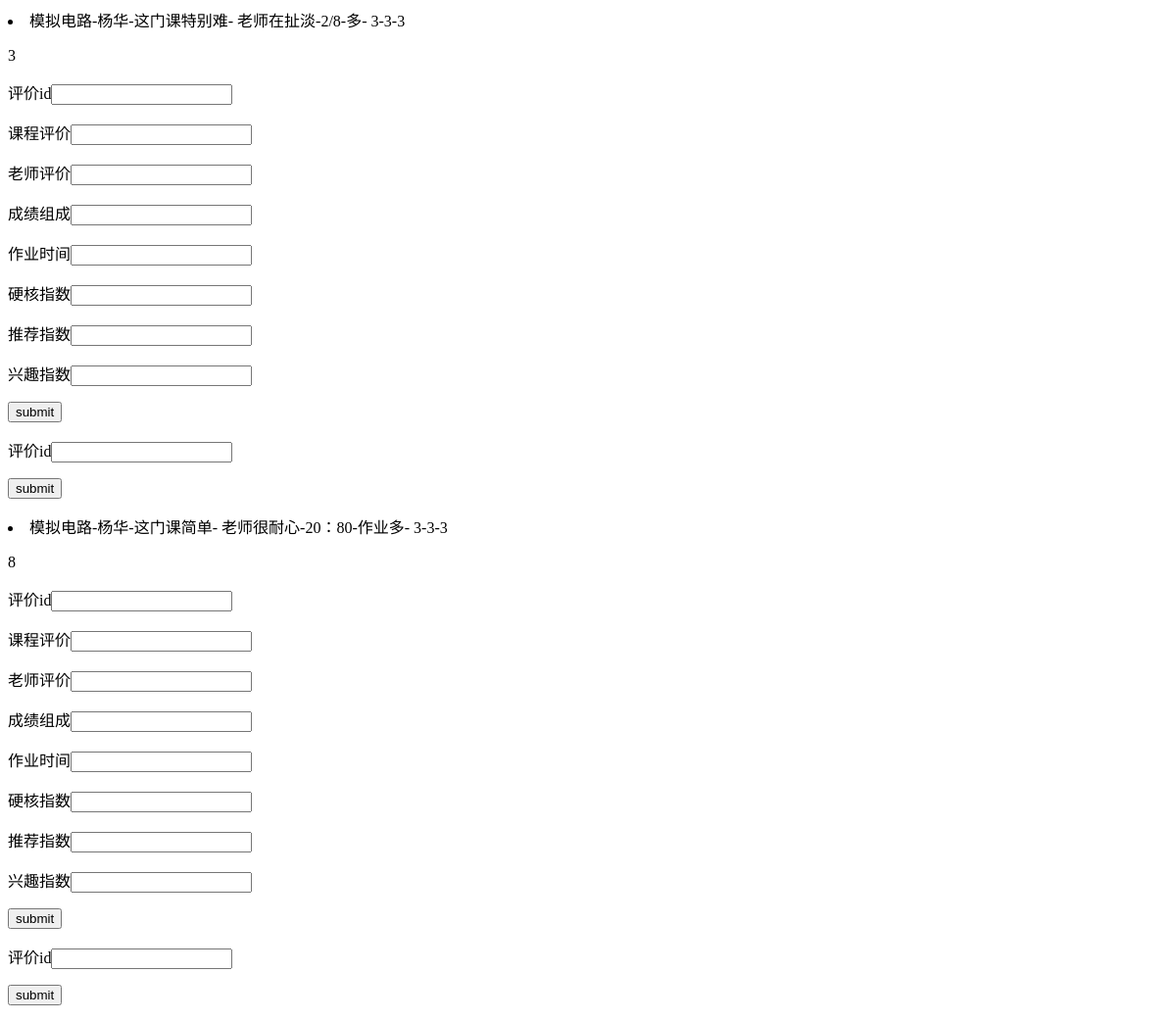
Before: /my_account/ (signed in) with the older database file.
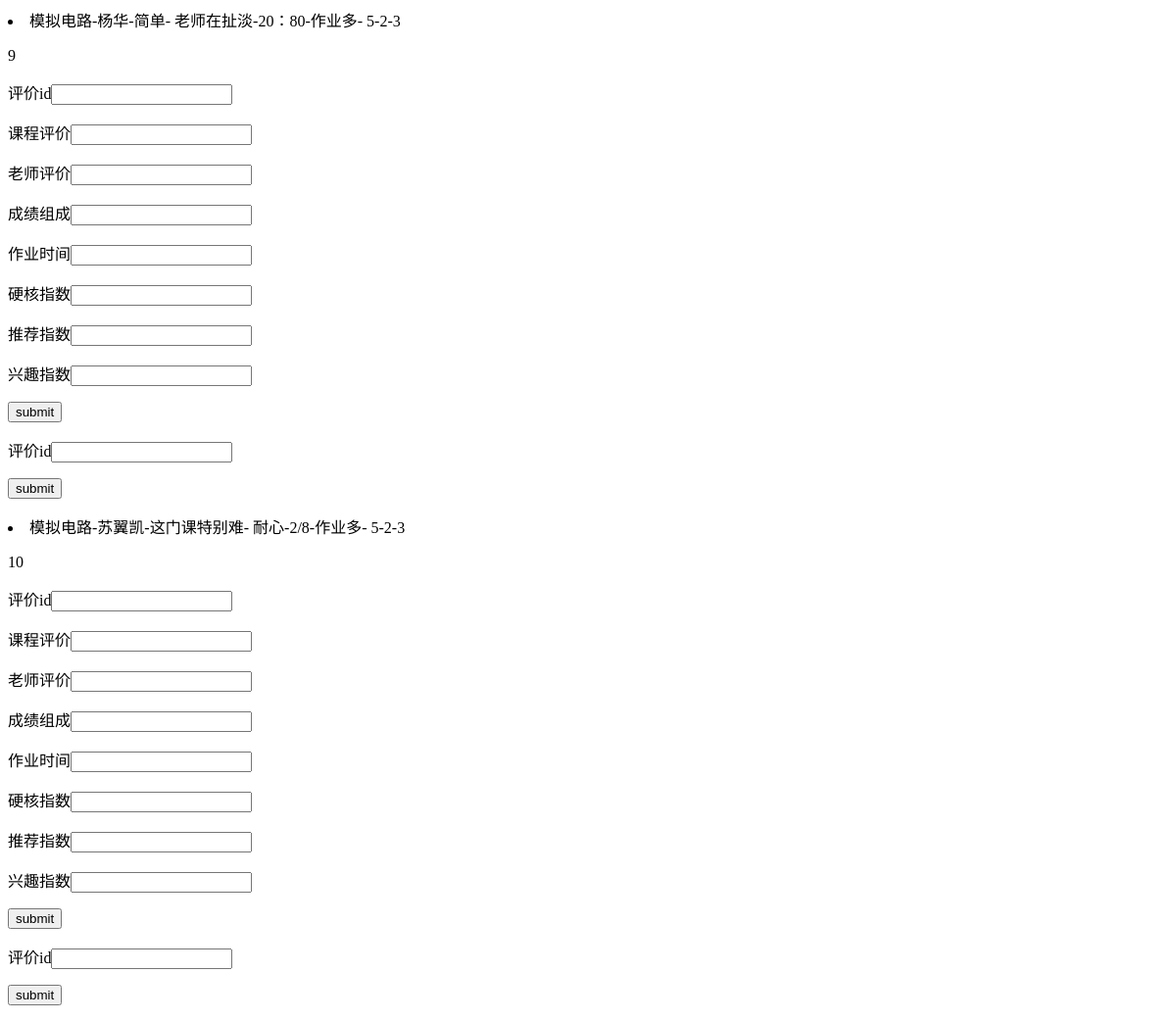
After: the same page with the newer database file.
### course_search_judgement/models.py (models this page shows)
class judgement_system(models.Model):
    name = models.ForeignKey(normal_user, on_delete=models.CASCADE)
    course = models.ForeignKey(course, on_delete=models.CASCADE)
    create_date = models.DateTimeField(default=datetime.datetime.now())
    recommend_mark = models.DecimalField(max_digits=2, decimal_places=0)  # 推荐程度
    hard_core_mark = models.DecimalField(max_digits=2, decimal_places=0)  # 硬核程度
    mark_of_interest = models.DecimalField(max_digits=2, decimal_places=0)  # 无聊程度
    time_for_homework = models.CharField(max_length=100, null=False)  # 平时作业及用时
    the_constitution_of_grade = models.CharField(max_length=50, null=False)  # 综合分数组成
    comment_of_the_course = models.CharField(max_length=300, null=False)  # 课程体验及评价
    comment_of_the_teacher = models.CharField(max_length=300, null=False)  # 教师评价

class course(models.Model):
    name = models.CharField(max_length=20, null=False)
    teacher = models.CharField(max_length=10, null=False)
    credit = models.DecimalField(max_digits=10, decimal_places=1)
    type = models.CharField(max_length=20)

### my_account/views.py (the view)
# urls.py: path('', views.my_account, name='my_account'),
def my_account(request):
    user = request.user
    user_ = normal_user.objects.filter(user=user)
    user_id = user_[0].id
    judges = judgement_system.objects.filter(name_id=user_id)
    for judge in judges:
        my_course = course.objects.filter(id=judge.course_id)
        judge.course_name = my_course[0].name
        judge.course_teacher = my_course[0].teacher
    return render(request, 'my_account.html', {'my_account': judges})

### templates/my_account.html (shortened to what this page needs)
<!DOCTYPE html>
<html lang="en">
<head>
</head>
<body>
{% for judge in my_account %}
    <li>{{ judge.course_name }}-{{ judge.course_teacher }}-{{ judge.comment_of_the_course}}-
        {{ judge.comment_of_the_teacher }}-{{ judge.the_constitution_of_grade }}-{{ judge.time_for_homework }}-
        {{ judge.hard_core_mark }}-{{ judge.recommend_mark }}-{{ judge.mark_of_interest }}</li>
    <p>{{ judge.id }}</p>
    <form action="/my_account/modify_judgement/" method="post">
    <p>评价id<input type="text" name="id"></p>
    <p>课程评价<input type="text" name="comment_of_the_course"></p>
    <p>老师评价<input type="text" name="comment_of_the_teacher"></p>
    <p>成绩组成<input type="text" name="the_constitution_of_grade "></p>
    <p>作业时间<input type="text" name="time_for_homework"></p>
    <p>硬核指数<input type="text" name="hard_core_mark"></p>
    <p>推荐指数<input type="text" name="recommend_mark"></p>
    <p>兴趣指数<input type="text" name="mark_of_interest"></p>
    <p><input type="submit" value="submit"></p> </form>
    <form action="/my_account/delete_judgement/" method="post">
    <p>评价id<input type="text" name="id"></p>
    <p><input type="submit" value="submit"></p> </form>
{% endfor %}
</body>
</html>

Changed rows visible on the page:
removed judgement_system: course_name "模拟电路", course_teacher "杨华", comment_of_the_course "这门课特别难", comment_of_the_teacher "老师在扯淡", the_constitution_of_grade "2/8", time_for_homework "多", hard_core_mark "3", recommend_mark "3", mark_of_interest "3", id "3"
removed judgement_system: course_name "模拟电路", course_teacher "杨华", comment_of_the_course "这门课简单", comment_of_the_teacher "老师很耐心", the_constitution_of_grade "20：80", time_for_homework "作业多", hard_core_mark "3", recommend_mark "3", mark_of_interest "3", id "8"
added judgement_system: course_name "模拟电路", course_teacher "杨华", comment_of_the_course "简单", comment_of_the_teacher "老师在扯淡", the_constitution_of_grade "20：80", time_for_homework "作业多", hard_core_mark "5", recommend_mark "2", mark_of_interest "3", id "9"
added judgement_system: course_name "模拟电路", course_teacher "苏翼凯", comment_of_the_course "这门课特别难", comment_of_the_teacher "耐心", the_constitution_of_grade "2/8", time_for_homework "作业多", hard_core_mark "5", recommend_mark "2", mark_of_interest "3", id "10"
